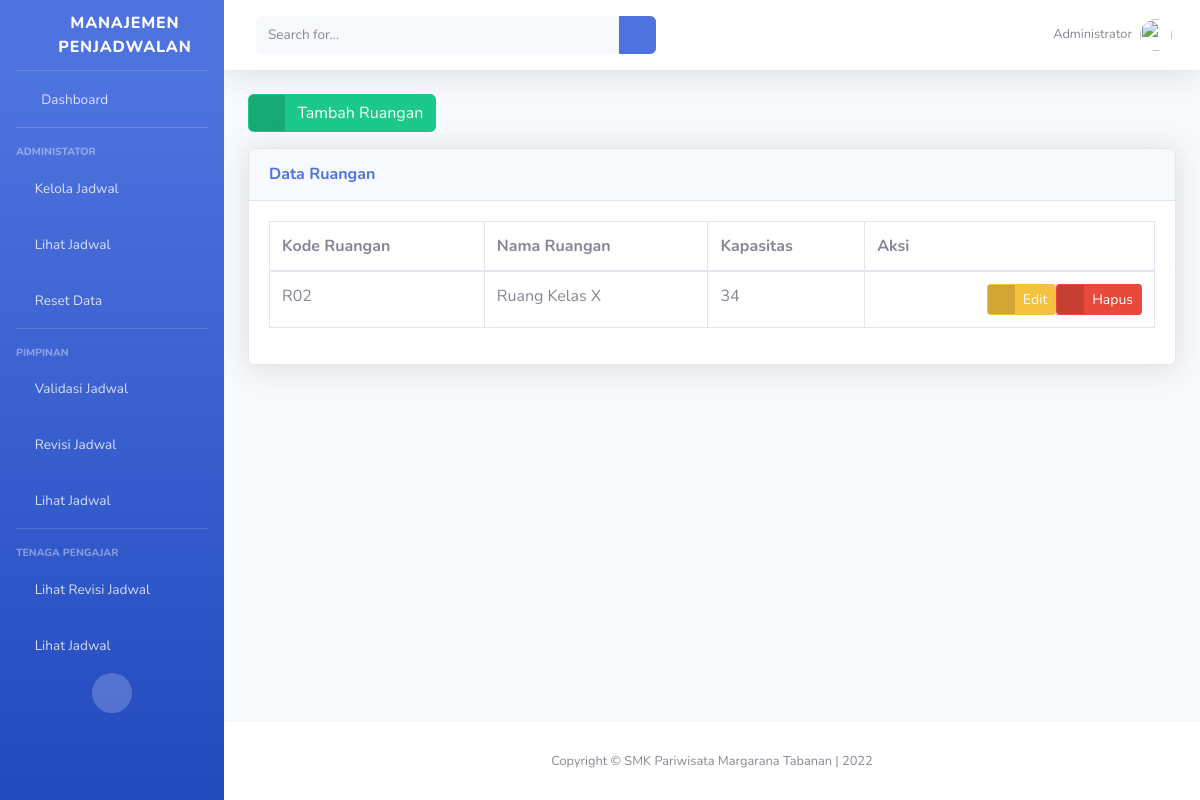
The page /administrator/ruangan/ on the database its author committed.
### administrator/models.py (models this page shows, shortened)
class Ruangan(models.Model):
    kode_ruangan = models.CharField(
        'Kode Ruangan (R01)',
        unique=True,
        max_length=10
    )
    nama_ruangan = models.CharField(
        'Nama Ruangan',
        unique=True,
        max_length=50
    )
    kapasitas_ruangan = models.PositiveSmallIntegerField(
        'Kapasitas Ruangan',
        blank=True,
        null=True
    )
    published = models.DateTimeField(
        auto_now_add=True,
        editable=False
    )
    updated = models.DateTimeField(
        auto_now=True,
        editable=False
    )
    class Meta:
        ordering = ['kode_ruangan']
        verbose_name_plural = "Ruangan"

### administrator/ruangan_views.py (the view)
# urls.py: path('ruangan/', RuanganListView.as_view(), name='ruangan_list'),
class RuanganListView(ListView):
    model = Ruangan
    template_name = "administrator/ruangan/list.html"
    context_object_name = 'ruangan_list'
    extra_context = {
        'title_page': 'Database | Ruangan',
        'subtitle_page': "Daftar Ruangan",
    }
    def get_context_data(self, **kwargs):
        self.kwargs.update(self.extra_context)
        kwargs = self.kwargs
        return super().get_context_data(**kwargs)

### templates/administrator/ruangan/list.html (shortened to what this page needs)
{% extends 'base.html' %}
{% block page_content %}
<div class="row">
    <div class="col">
        <a href="{% url 'administrator_IT:ruangan_create' %}" class="btn btn-success btn-icon-split">
            <span class="icon text-white-50">
                <i class="fas fa-check"></i>
            </span>
            <span class="text">Tambah Ruangan</span>
        </a>
    </div>
</div>
<div class="row mt-3">
    <div class="col">
        <div class="card shadow mb-4">
            <div class="card-header py-3">
                <h6 class="m-0 font-weight-bold text-primary">Data Ruangan</h6>
            </div>
            <div class="card-body">
                <div class="table-responsive">
                    <table class="table table-bordered" id="tableRuangan" width="100%" cellspacing="0">
                        <thead>
                            <tr>
                                <th>Kode Ruangan</th>
                                <th>Nama Ruangan</th>
                                <th>Kapasitas</th>
                                <th>Aksi</th>
                            </tr>
                        </thead>
                        <tbody>
                            {% for ruangan in ruangan_list %}
                            <tr>
                                <td>{{ruangan.kode_ruangan}}</td>
                                <td>{{ruangan.nama_ruangan}}</td>
                                <td>{{ruangan.kapasitas_ruangan}}</td>
                                <td>
                                    <div class="d-flex justify-content-end">
                                        <a href="{% url 'administrator_IT:ruangan_update' ruangan.id %}"
                                            class="btn btn-warning btn-icon-split btn-sm">
                                            <span class="icon text-white-50">
                                                <i class="fas fa-exclamation-triangle"></i>
                                            </span>
                                            <span class="text">Edit</span>
                                        </a>
                                        <a href="{% url 'administrator_IT:ruangan_delete' ruangan.id %}"
                                            class="btn btn-danger btn-icon-split btn-sm">
                                            <span class="icon text-white-50">
                                                <i class="fas fa-trash"></i>
                                            </span>
                                            <span class="text">Hapus</span>
                                        </a>
                                    </div>
                                </td>
                            </tr>
                            {% endfor %}
                        </tbody>
                    </table>
                </div>
            </div>
        </div>
    </div>
</div>
{% endblock page_content %}

### rows shown on the page
Ruangan: kode_ruangan "R02", nama_ruangan "Ruang Kelas X", kapasitas_ruangan "34"
